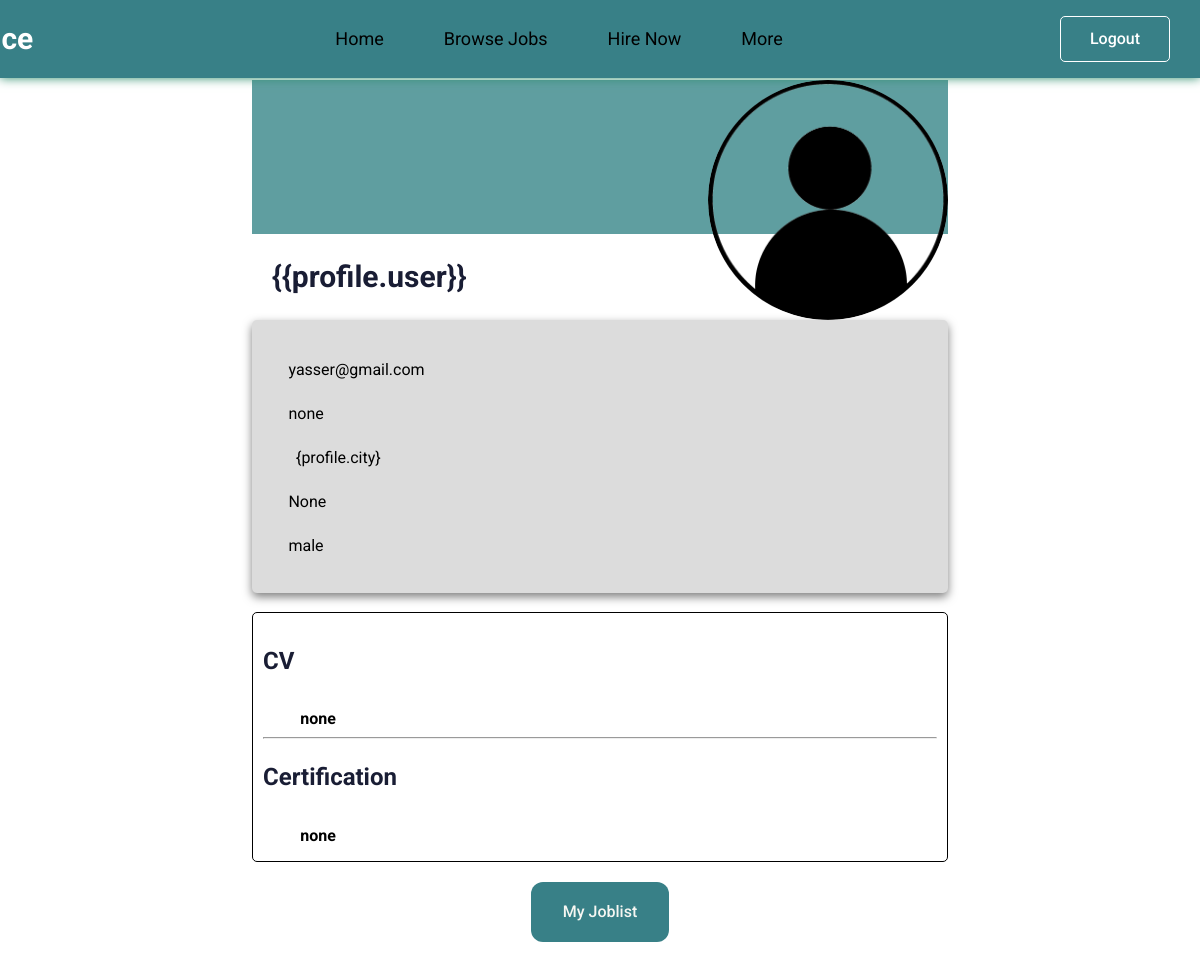
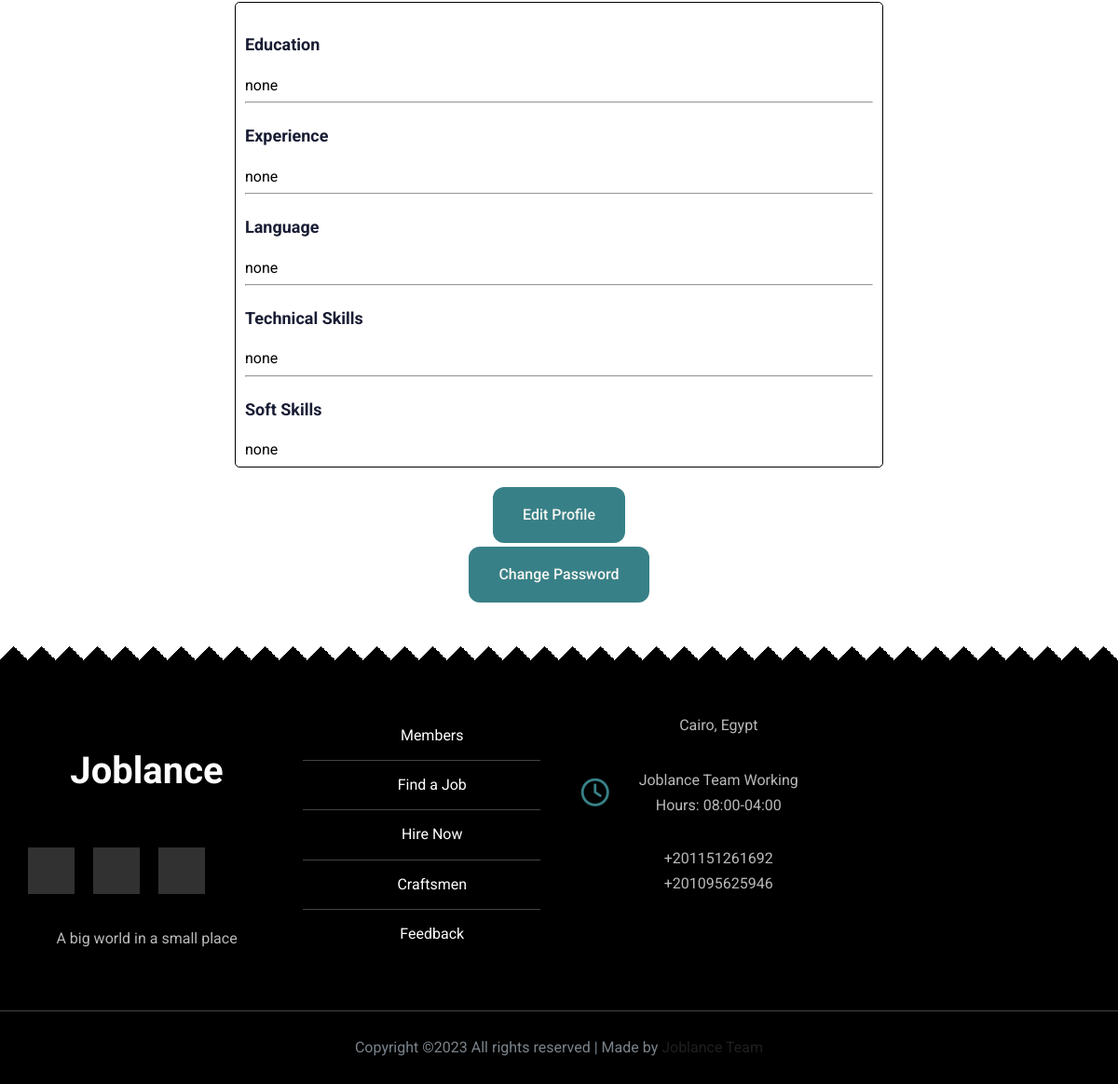
The page /en/profile/ (signed in) on the database its author committed (2 pictures, top to bottom).
### profiles/models.py (models this page shows, shortened)
class Profile(models.Model):
    image = models.ImageField(default='user.png', upload_to=image_upload)
    user = models.OneToOneField(User, on_delete=models.CASCADE)
    slug = models.SlugField(null=True, blank=True)
    email = models.EmailField(max_length=30, default='none')
    phone_number = models.CharField(max_length=15, default='none')
    city = models.CharField(max_length=30, default='none')
    gender = models.CharField(max_length=15, default='male')
    education = models.CharField(default='none', max_length=200)
    tecskill = models.CharField(default='none', max_length=200)
    softskill = models.CharField(default='none', max_length=200)
    language = models.CharField(default='none', max_length=200)
    experience = models.CharField(default='none', max_length=400)
    bio = models.TextField(default='none')
    dob = models.DateField(blank=True, null=True)
    cv = models.FileField(upload_to=user_directory_path,
                          max_length=40, default='none')
    file = models.FileField(upload_to=user_directory_path,
                            max_length=40, default='none')
    face=models.CharField(null=False,blank=False, max_length=200)
    class Meta:
        ordering = ['-id']
    face_name = models.CharField(null=True, blank=True, max_length=200)

### profiles/views.py (the view)
# urls.py: path('', views.profile, name='profile'),
@login_required()
def profile(request):
    profile = Profile.objects.get(user=request.user)
    return render(request,  'profiles/profile.html', {'profile': profile})

### profiles/templates/profiles/profile.html (shortened to what this page needs)
{% load static %}
{% load i18n %}
<!DOCTYPE html>
<html lang="en">
<head>
    <link rel="stylesheet" href="{% static 'css/mayarstyle.css' %}">
    <link href="https://stackpath.bootstrapcdn.com/font-awesome/4.7.0/css/font-awesome.min.css" rel="stylesheet">
    <link rel="stylesheet" href="{% static 'css/normalize.css' %}">
    <link rel="stylesheet" href="{% static 'css/morsy.css' %}">
    <link rel="stylesheet" href="{% static 'css/style.css'%}">
    <link rel="stylesheet" href="{% static 'css/morsy.min.css' %}">
</head>
<body>
    <Header>
        <div class="container">
            <a href="{% url 'pages:index' %}" class="logo">
                <h2 style="color: #fff;">Joblance</h2>
            </a>
            <ul class="links">
                <li><a href="{% url 'pages:home' %}">Home</a></li>
                <li><a href="{% url 'jobs:job_list' %}">Browse Jobs</a></li>
                <li><a href="{% url 'profiles:others' %}"> {% trans "Hire Now" %}</a></li>
                <li>
                    <a href="#" class="io">More</a>
                </li>
            </ul>
            <div class="col-xl-3 col-lg-3 d-none d-lg-block">
                <div class="Appointment">
                    {% if request.user.is_authenticated %}
                    <div class="d-none d-lg-block">
                        <a href="{% url 'registration:logout' %}" class="boxed-btn3">Logout</a>
                    </div>
                    {% endif %}
                </div>
            </div>
        </div>
    </Header>
    <section>
        <center>
            <div class="profile">
                <div class="card">
                    <div class="image">
                        <img src="{{ user.profile.image.url }}" alt="face">
                    </div>
                    <div class="content">
                        <h2>{% trans "{{profile.user}}" %}</h2>
                    </div>
                    <div class="main">
                        <p style="color:black"><i class="fa fa-envelope ">
                            </i> {{profile.user.email}}</p>
                        <p style="color:black"><i class="fa fa-phone">
                            </i> {{profile.phone_number}}</p>
                        <p style="color:black"><i class="fas fa-map-marker-alt fa-fw" aria-hidden="true">
                            </i> {% trans "{profile.city}" %}</p>
                        <p style="color:black"><i class="fa fa-calendar-o">
                            </i> {{profile.dob}}</p>
                        <p style="color:black"><i class="fa fa-user ">
                            </i> {{profile.gender}}</p>
                    </div>
                    <br />
                    <div class="us" style="margin-top: 0px;
           padding-top: 0px;
           padding :10px;
           color: black;
           font-size: 1rem;
           border-radius: 5px;
           border: 1px solid black;
           height: 250px;
           text-align: left;
           display: block">
                        <h3>CV</h3>
                        <i class="fa fa-file-pdf-o" aria-hidden="true" style="font-size: 30px;"></i> <strong
                            style="padding-left: 10px;"><a href="{{ profile.cv.url }}" style="color: black;text-decoration:none;
          ">{{profile.cv}}</a></strong>
                        <hr>
                        <h3>Certification</h3>
                        <i class="fa fa-file-pdf-o" aria-hidden="true" style="font-size: 30px;"></i> <strong
                            style="padding-left: 10px;"><a href="{{ profile.file.url }}" style="color: black;
           text-decoration:none;">{{profile.file}}</a></strong>
                    </div>
                    <br>
                    <a href="{% url 'jobs:your_jobs' %}">
                        <button class="edite">My Joblist</button>
                    </a>
                    <br><br>
                    <div class="infomayar" style="margin-top: 0px;
           padding-top: 0px;
           padding :10px;
           color: black;
           font-size: 1rem;
           border-radius: 5px;
           border: 1px solid black;
           height: 500px;
           text-align: left;
           display: block">
                        <h4>Education</h4>
                        {{profile.education}}
                        <hr>
                        <h4>Experience</h4>
                        {{profile.experience}}
                        <hr>
                        <h4>Language</h4>
                        {{profile.language}}
                        <hr>
                        <h4>Technical Skills</h4>
                        {{profile.tecskill}}
                        <hr>
                        <h4>Soft Skills</h4>
                        {{profile.softskill}}
                    </div>
                    <br />
                    <a href="{% url 'profiles:edite' %}">
                        <button class="edite">Edit Profile</button>
                    </a>
                    <br />
                    <a href="{% url 'profiles:password_change' %}">
                        <button class="pass">Change Password</button>
                    </a>
                </div>
            </div>
        </center>
    </section>
    <br>
    <br>
    <br>
    <br>
    <br>
    <br>
    <br>
    <br>
    <br>
    <br>
    <br>
    <br>
    <br>
    <br>
    <br>
    <br>
    <br>
    <br>
    <br>
    <br>
    <br>
    <br>
    <br>
    <br>
    <br>
    <br>
    <br>
    <br>
    <br>
    <br>
    <br>
    <br>
    <br>
    <br>
    <section style="margin-top: 330px;">
<footer>
    <div class="container">
        <div class="box">
            <h3 style="color: #fff;">Joblance</h3>
            <br>
            <ul class="social">
                <li>
                    <a href="#" class="facebook">
                        <i class="fab fa-facebook-f"></i>
                    </a>
                </li>
                <li>
                    <a href="#" class="twitter">
                        <i class="fab fa-twitter"></i>
                    </a>
                </li>
                <li>
                    <a href="#" class="youtube">
                        <i class="fab fa-youtube"></i>
                    </a>
                </li>
            </ul>
            <br>
            <p class="text">
                A big world in a small place
            </p>
        </div>
        <div class="box">
            <ul class="links">
                <li>
                    <a href="{% url 'features:members' %}">Members</a>
                </li>
                <li>
                    <a href="{% url 'jobs:job_list' %}">Find a Job</a>
                </li>
                <li>
                    <a href="{% url 'profiles:others' %}">Hire Now</a>
                </li>
                <li>
                    <a href="{% url 'features:craftsmen' %}">Craftsmen</a>
                </li>
                <li>
                    <a href="{% url 'pages:feedback' %}">Feedback</a>
                </li>
            </ul>
        </div>
        <div class="box">
            <div class="line">
                <i class="fas fa-map-marker-alt fa-fw"></i>
                <div class="info">
                    Cairo, Egypt
                </div>
            </div>
            <div class="line">
                <i class="far fa-clock fa-fw"></i>
                <div class="info">
                    Joblance Team Working Hours: 08:00-04:00
                </div>
            </div>
            <div class="line">
                <i class="fas fa-phone-volume fa-fw"></i>
                <div class="info">
                    +201151261692
                    +201095625946
                </div>
            </div>
        </div>
    </div>
   <p class="copyright">Copyright &copy;<script>document.write(new Date().getFullYear());</script> All rights reserved | Made by <a href="{% url 'features:members' %}" target="_blank">Joblance Team</a> </p>
</footer>
    </section>
</body>
</html>

### static/css/mayarstyle.css (style rules this page uses)
body { text-align: center; font-family: sans-serif; color:white; margin: 0px; }
.profile { margin-top: 0; display: block; justify-content: center; flex-direction: row; }
img { height: 15em; width: 15em; border-radius: 50%; border: 1px solid black; position: relative; }
.card { border: solid 2px; width: 700px; height: 620px; }
.image { background:cadetblue; text-align: right; height: 25%; }
.content { background: white; display: flex; flex-direction: column; margin-top: 0; text-align:left; margin-left: 20px; font-size: 25px; }
.main { padding: 20px; color: black; box-shadow: 0 4px 10px 0 rgba(0, 0, 0, 0.5); border-radius: 5px; background-color:gainsboro; text-align: left; }
h2 { color: black; }
.infomayar { margin-top: 10px; padding: 20px; color: black; font-size: 3rem; border-radius: 5px; border: 1px solid black; height: 80px; display: block; }
.edite { padding: 0.8rem 2.2rem; font-size: 16px; line-height: 30px; font-style:normal; font-weight: 500; font-family: var(--roboto); position: relative; border-radius: 12px; background-color: #388087; border: none; color: #F6F6F2; padding: 15px 32px; text-align: center; text-decoration: none; cursor: pointer; font-size: 16px; margin: 2px 2px; }
.pass { padding: 0.8rem 2.2rem; font-size: 16px; line-height: 30px; font-style:normal; font-weight: 500; font-family: var(--roboto); position: relative; border-radius: 12px; background-color: #388087; border: none; color: #F6F6F2; padding: 15px 32px; text-align: center; text-decoration: none; cursor: pointer; font-size: 16px; margin: 2px 2px; }
p { color: black; }

### rows shown on the page
Profile: user.email "yasser@gmail.com", phone_number "none", dob "None", gender "male", cv "none", file "none", education "none", experience "none", language "none", tecskill "none", softskill "none"
